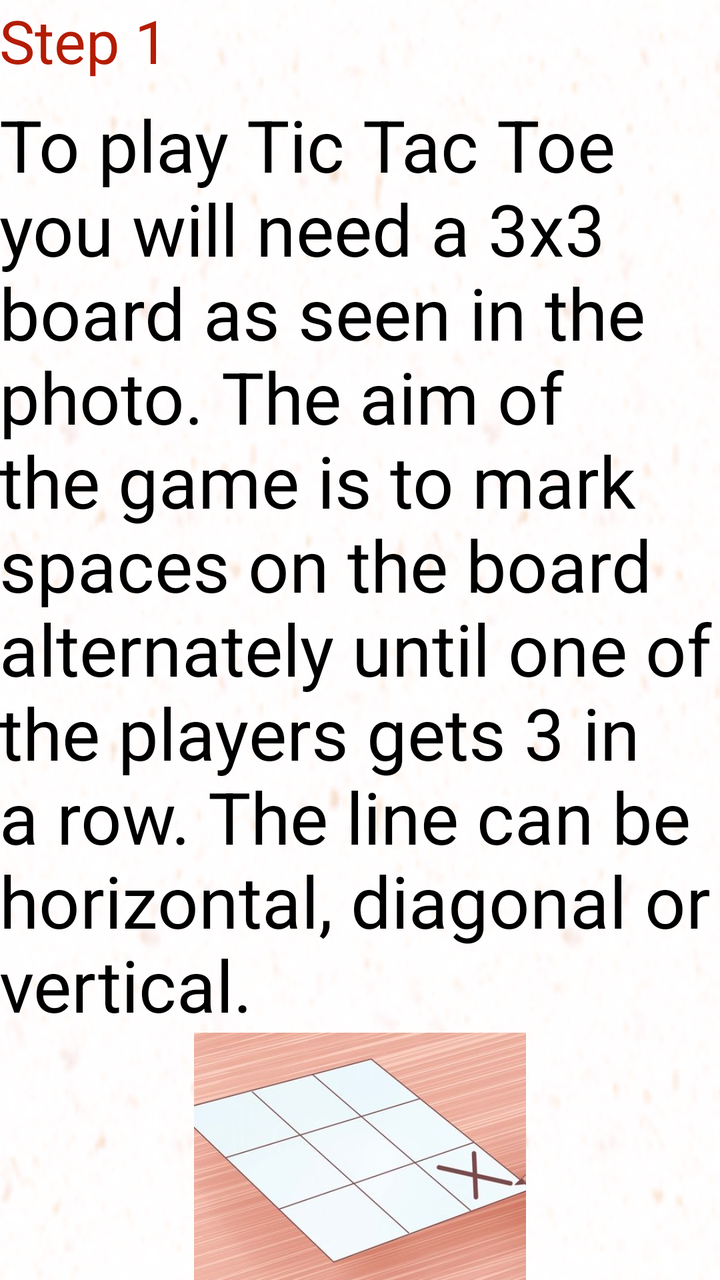
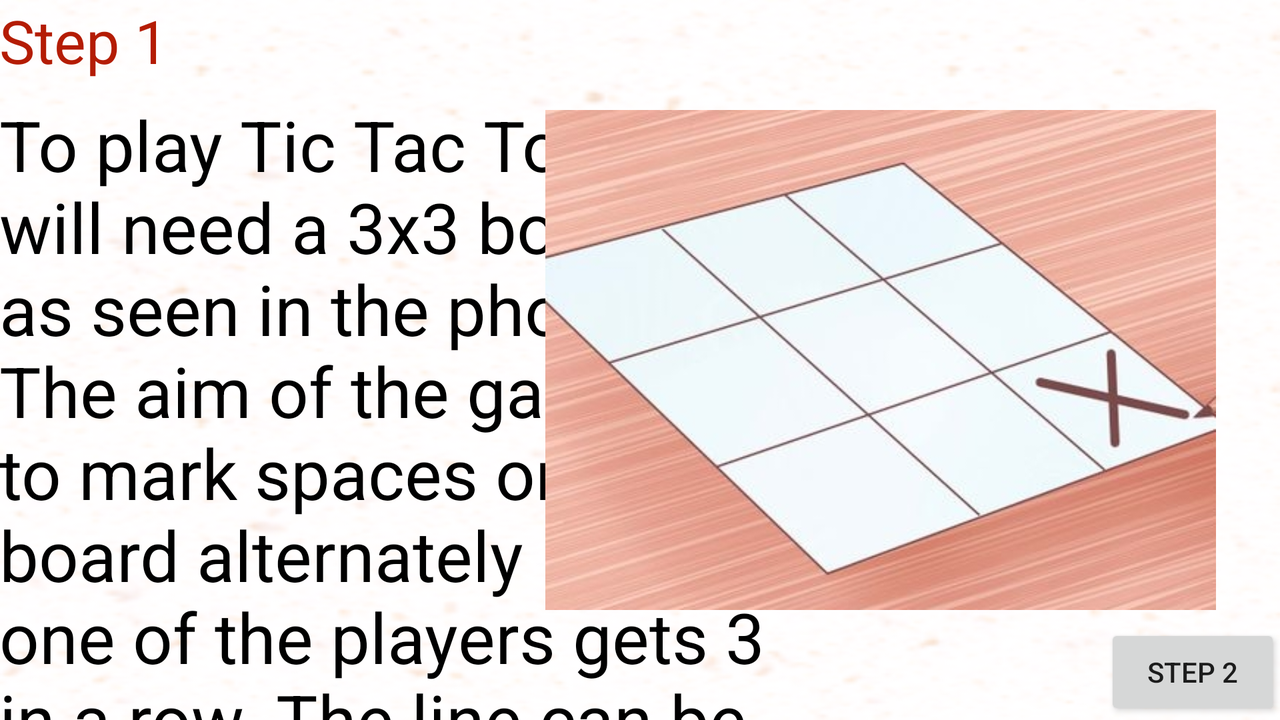

An Android layout and its configuration variant, each rendered on a device that would load it. The default file and the variant file are quoted in full after the pictures.
<!-- AndroidManifest.xml: application theme AppTheme -->
<!-- res/layout/activity_instructions.xml -->
<?xml version="1.0" encoding="utf-8"?>
<RelativeLayout xmlns:android="http://schemas.android.com/apk/res/android"
    xmlns:app="http://schemas.android.com/apk/res-auto"
    xmlns:tools="http://schemas.android.com/tools"
    android:id="@+id/activity_instructions"
    android:layout_width="match_parent"
    android:layout_height="match_parent"
    android:paddingBottom="@dimen/activity_vertical_margin"
    android:paddingLeft="@dimen/activity_horizontal_margin"
    android:paddingRight="@dimen/activity_horizontal_margin"
    android:paddingTop="@dimen/activity_vertical_margin"
    tools:context="com.ttt.tictactoegame.instructions"
    android:background="@drawable/mainbg">


    <TextView
        android:text="Step 1"
        android:layout_width="wrap_content"
        android:layout_height="wrap_content"
        android:layout_marginBottom="147dp"
        android:id="@+id/step1"
        android:fontFamily="arial"

        android:textColor="#b41c04"
        android:textSize="30sp"

        android:layout_alignParentStart="true" />

    <TextView
        android:text="@string/step1"
        android:layout_width="wrap_content"
        android:layout_height="wrap_content"
        android:id="@+id/step1ins"
        android:fontFamily="arial"

        android:textColor="#000"
        android:textSize="36sp"
        android:layout_marginTop="48dp"
        android:textColorHighlight="#000"
        android:layout_alignParentTop="true"
        android:layout_alignParentStart="true" />

    <Button
        android:text="step 2"
        android:layout_width="wrap_content"
        android:layout_height="wrap_content"
        android:id="@+id/btnnext"
        android:layout_below="@+id/imgstep1"
        android:layout_alignEnd="@+id/imgstep1" />

    <ImageView
        android:layout_width="wrap_content"
        android:layout_height="wrap_content"
        app:srcCompat="@drawable/step1"
        android:id="@+id/imgstep1"
        android:layout_below="@+id/step1ins"
        android:layout_centerHorizontal="true" />
</RelativeLayout>
<!-- resources referenced by this layout -->
<resources>
  <!-- drawable mainbg: png bitmap (drawable, 107480 bytes) -->
  <!-- drawable step1: png bitmap (drawable, 171907 bytes) -->
  <string name="step1">To play Tic Tac Toe you will need a 3x3 board as seen in the photo. The aim of the game is to mark spaces on the board alternately until one of the players gets 3 in a row. The line can be horizontal, diagonal or vertical.</string>
  <style name="AppTheme" parent="Theme.AppCompat.Light.DarkActionBar">
          
          <item name="colorPrimary">@color/colorPrimary</item>
          <item name="colorPrimaryDark">@color/colorPrimaryDark</item>
          <item name="colorAccent">@color/colorAccent</item>
      </style>
</resources>
<!-- res/layout-land/activity_instructions.xml (the repository's variant of the layout above) -->
<!-- drawn on the phone turned sideways -->
<?xml version="1.0" encoding="utf-8"?>
<RelativeLayout xmlns:android="http://schemas.android.com/apk/res/android"
    xmlns:app="http://schemas.android.com/apk/res-auto"
    xmlns:tools="http://schemas.android.com/tools"
    android:id="@+id/activity_instructions"
    android:layout_width="match_parent"
    android:layout_height="match_parent"
    android:paddingBottom="@dimen/activity_vertical_margin"
    android:paddingLeft="@dimen/activity_horizontal_margin"
    android:paddingRight="@dimen/activity_horizontal_margin"
    android:paddingTop="@dimen/activity_vertical_margin"
    tools:context="com.ttt.tictactoegame.instructions"
    android:background="@drawable/mainbg">


    <TextView
        android:text="@string/step1"
        android:layout_height="wrap_content"
        android:id="@+id/step1ins"
        android:fontFamily="arial"

        android:textColor="#000"
        android:textSize="35sp"
        android:layout_alignTop="@+id/step1"
        android:layout_alignParentStart="true"
        android:layout_marginTop="49dp"
        android:textColorHighlight="#000"
        android:layout_width="400dp" />



    <TextView
        android:text="Step 1"
        android:layout_width="wrap_content"
        android:layout_height="wrap_content"
        android:layout_marginBottom="147dp"
        android:id="@+id/step1"
        android:fontFamily="arial"

        android:textColor="#b41c04"
        android:textSize="30sp"

        android:layout_alignParentStart="true" />

    <Button
        android:text="step 2"
        android:layout_width="wrap_content"
        android:layout_height="wrap_content"
        android:id="@+id/btnnext"
        android:layout_alignParentBottom="true"
        android:layout_alignParentEnd="true" />

    <ImageView
        android:layout_height="250dp"
        app:srcCompat="@drawable/step1"
        android:id="@+id/imgstep1"
        android:layout_width="400dp"
        android:layout_centerVertical="true"
        android:layout_alignParentEnd="true" />
</RelativeLayout>
